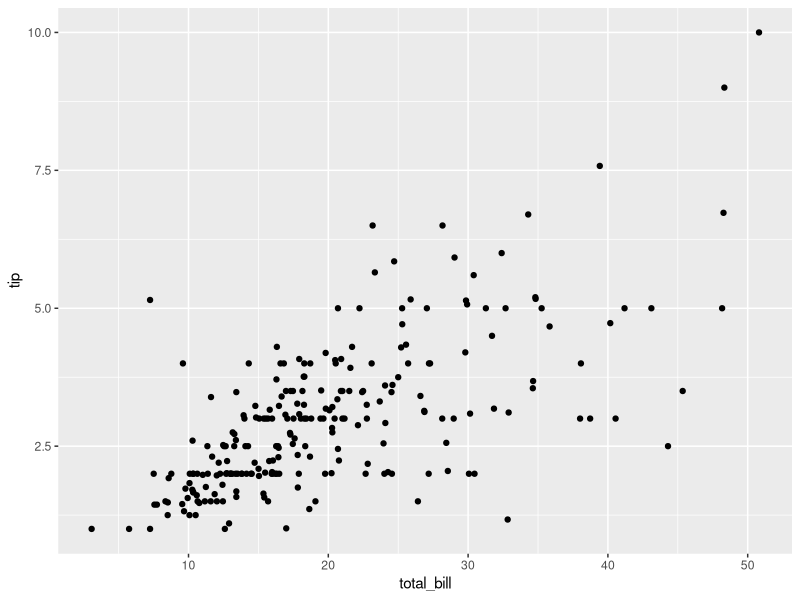
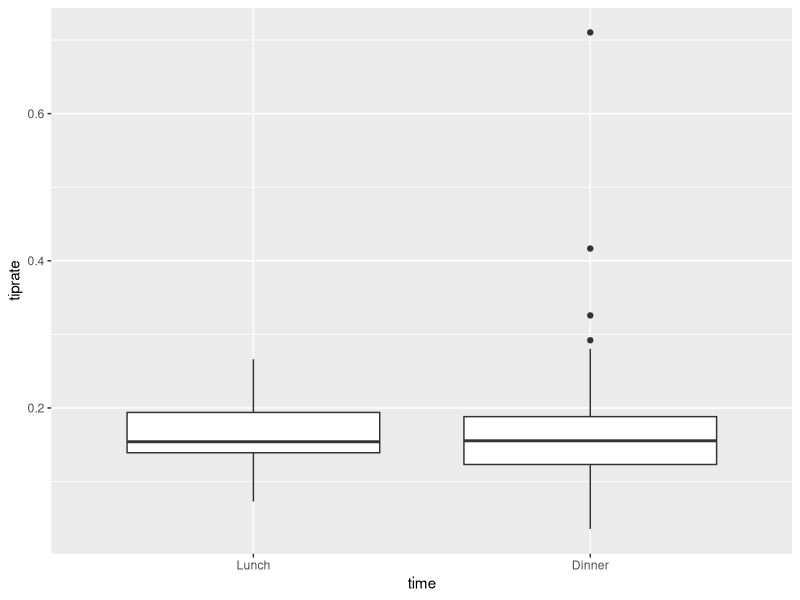
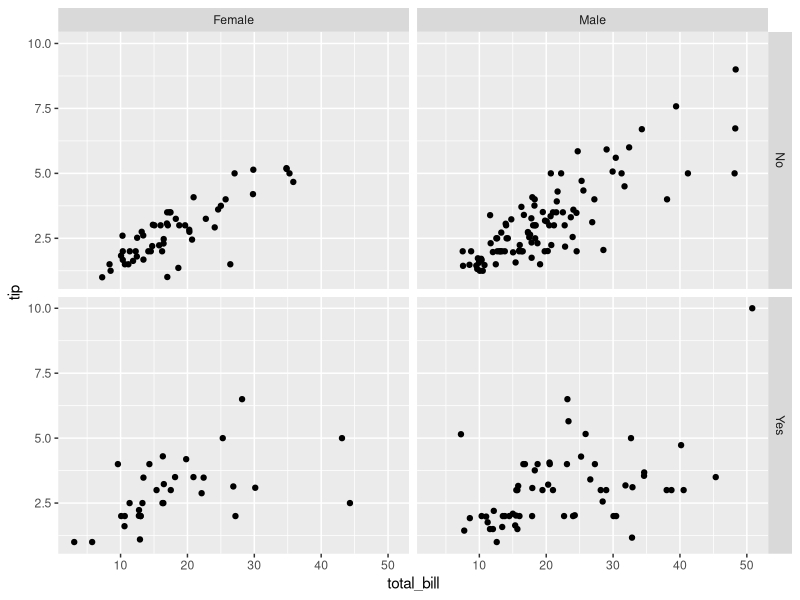
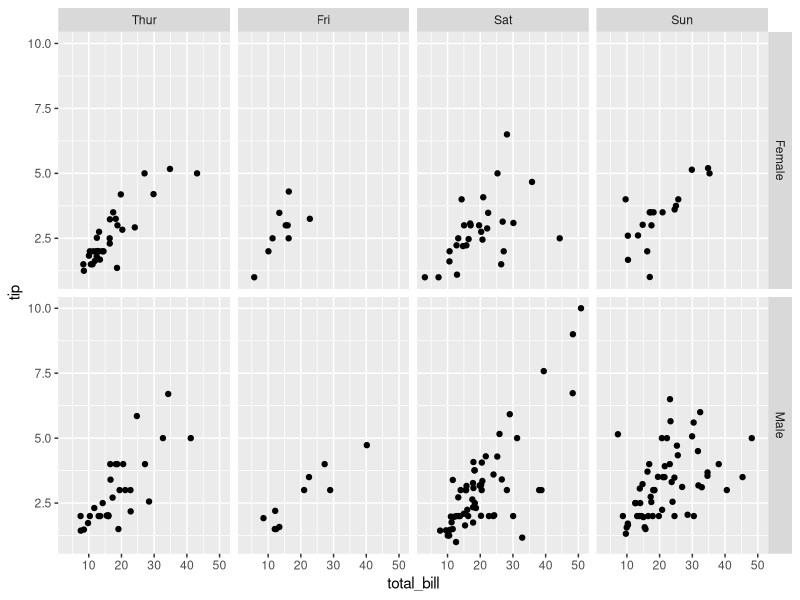
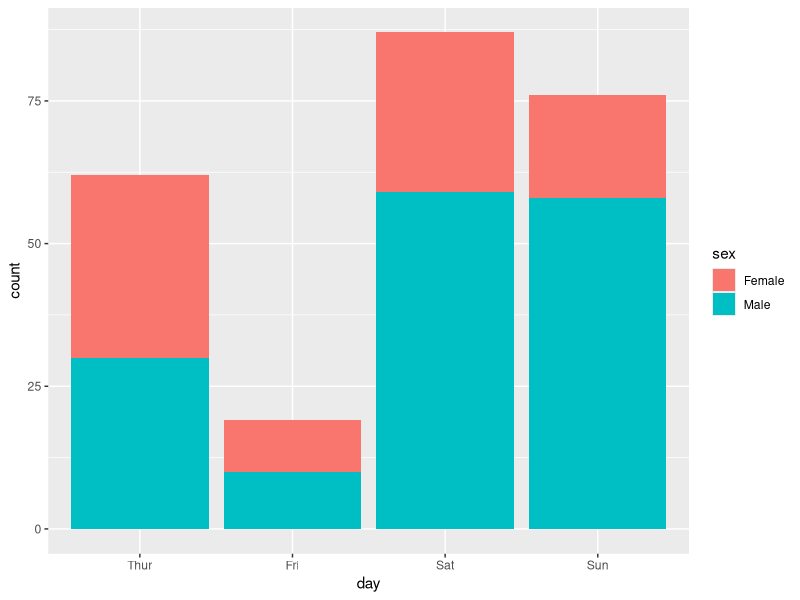

R code for these plots, in order:
## ---- chunk 1
knitr::opts_chunk$set(echo = TRUE)
## ---- chunk 2
data(tips, package="reshape2")
library(ggplot2)
## ---- chunk 3
numParty <- nrow(unique(tips))
numParty
## ---- chunk 4
str(tips)
## ---- chunk 5
day <- tips$day
levels(day) <- c('Thur', 'Fri', 'Sat', 'Sun')
day <- factor(day, levels = c('Thur', 'Fri', 'Sat', 'Sun'))
day
## ---- chunk 6
female5 <- tips[(tips$sex =="Female" & tips$size >= 5), ]
female5
## ---- chunk 7
ggplot(tips, aes(x=total_bill, y=tip)) + geom_point()
## ---- chunk 8
tips$tiprate <- tips$tip/tips$total_bill
mean(tips$tiprate)
## ---- chunk 9
tips$time <- factor(tips$time, levels = c('Lunch', 'Dinner'))
ggplot(tips, aes(x=time, y=tiprate)) + geom_boxplot()
## ---- chunk 10
ggplot(tips, aes(x=total_bill, y=tip)) + geom_point()+ facet_grid(smoker ~ sex)
## ---- chunk 11
tips$day <- factor(tips$day, levels = c('Thur', 'Fri', 'Sat', 'Sun'))
ggplot(tips, aes(x=total_bill, y=tip)) + geom_point()+ facet_grid(sex ~ day)
ggplot(tips, aes(x=day, fill= sex)) + geom_bar()
